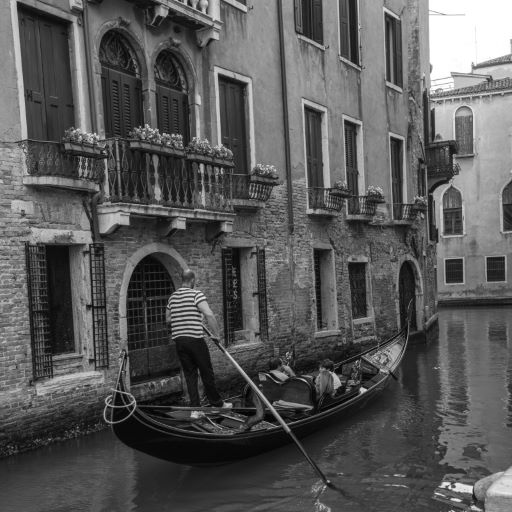
%> input picture proj2/ref/matlab/image_in_1.tif, 512 x 512 px; its folder holds only this picture in this run
$ octave JPEG_CODEC_OVERFLOW.m   (GNU Octave 9; MATLAB toolbox functions it lacks are replaced by stand-ins)
%> lines starting %> are read from the running program, lines starting %| are printed output that depends on the picture
### proj2/ref/matlab/func_DCT_Coefficient_quant.m
%%%%%%%%%%%%%%%%%%%%%%%%%%%%%%%%%%%%%%%%%%%%%%%%%%%%%%%%%%%%%%%%%%%
%%%%%%%%%%%%   DCT Coefficient Quantization Function  %%%%%%%%%%%%%
%%%%%%%%%%%%%%%%%%%%%%%%%%%%%%%%%%%%%%%%%%%%%%%%%%%%%%%%%%%%%%%%%%%
function  T_quant = func_DCT_Coefficient_quant(num_bin)
%% num_bin : The DCT Quantization bit allocation
%% Each DCT coefficients
a = 1/sqrt(8)*cos( 1*pi/32);
b = 1/sqrt(8)*cos( 2*pi/32);
c = 1/sqrt(8)*cos( 3*pi/32);
d = 1/sqrt(8)*cos( 4*pi/32);
e = 1/sqrt(8)*cos( 5*pi/32);
f = 1/sqrt(8)*cos( 6*pi/32);
g = 1/sqrt(8)*cos( 7*pi/32);
h = 1/sqrt(8)*cos( 8*pi/32);
i = 1/sqrt(8)*cos( 9*pi/32);
j = 1/sqrt(8)*cos(10*pi/32);
k = 1/sqrt(8)*cos(11*pi/32);
l = 1/sqrt(8)*cos(12*pi/32);
m = 1/sqrt(8)*cos(13*pi/32);
n = 1/sqrt(8)*cos(14*pi/32);
o = 1/sqrt(8)*cos(15*pi/32);
%coefficient matrix
  T=[   h	h	h	h	h	h	h	h	h	h	h	h	h	h	h	h
        a	c	e	g	i	k	m	o	-o	-m	-k	-i	-g	-e	-c	-a
        b	f	j	n	-n	-j	-f	-b	-b	-f	-j	-n	n	j	f	b
        c	i	o	-k	-e	-a	-g	-m	m	g	a	e	k	-o	-i	-c
        d	l	-l	-d	-d	-l	l	d	d	l	-l	-d	-d	-l	l	d
        e	o	-g	-c	-m	i	a	k	-k	-a	-i	m	c	g	-o	-e
        f	-n	-b	-j	j	b	n	-f	-f	n	b	j	-j	-b	-n	f
        g	-k	-c	o	a	m	-e	-i	i	e	-m	-a	-o	c	k	-g
        h	-h	-h	h	h	-h	-h	h	h	-h	-h	h	h	-h	-h	h
        i	-e	-m	a	-o	-c	k	g	-g	-k	c	o	-a	m	e	-i
        j	-b	n	f	-f	-n	b	-j	-j	b	-n	-f	f	n	-b	j
        k	-a	i	m	-c	g	o	-e	e	-o	-g	c	-m	-i	a	-k
        l	-d	d	-l	-l	d	-d	l	l	-d	d	-l	-l	d	-d	l
        m	-g	a	-e	k	o	-i	c	-c	i	-o	-k	e	-a	g	-m
        n	-j	f	-b	b	-f	j	-n	-n	j	-f	b	-b	f	-j	n
        o	-m	k	-i	g	-e	c	-a	a	-c	e	-g	i	-k	m	-o
];
%%%%%%%%%%%%%%%%%%%%%%%%%%%%%%%%%%%%%%%%%%
%% Change from Decimal to Binary number %%
%%%%%%%%%%%%%%%%%%%%%%%%%%%%%%%%%%%%%%%%%%
for i = 1:16
   for j = 1:16
       T_bi(i,j,:) = func_Dec2Bin_mag(T(i,j), num_bin);
   end
end
%%%%%%%%%%%%%%%%%%%%%%%%%%%%%%%%%%%%%%%%%%%%%%%%
%% Again Change from Binary to Decimal number %%
%%%%%%%%%%%%%%%%%%%%%%%%%%%%%%%%%%%%%%%%%%%%%%%%
for i = 1:16
   for j = 1:16
       num_int = 0;
       T_quant(i,j) = func_Bin2Dec_mag(T_bi(i,j,:), num_int, num_bin);
   end
end

### proj2/ref/matlab/JPEG_CODEC_OVERFLOW.m
clear all
close all
clc

for image_number = 1:8 %-------------"Change this number" to test many different images------
    %---------------------------- Get the Image data Input ----------------------------------
    input_image_512x512 = double( imread( sprintf( 'image_in_%d.tif',image_number ),'tiff' ) );
%> input_image_512x512: size 512x512 double; min 0, max 255, mean 88.7; mean of the top-left, top-right, bottom-left and bottom-right quarters 86, 128.1, 64.9, 75.8
    [m,n] = size(input_image_512x512);
%> m = 512; n = 512
    m = floor(m/8)*8;
    n = floor(n/8)*8;

     %------------------------------------ show input image -----------------------------------
     subplot(4,4,image_number*2-1);
     imshow(input_image_512x512./255);
     title ( sprintf('Original image #%d \n size : %dx%d', image_number, m, n) );
     % [35 lines of commented-out code are left out]
     C_quantization_bit =  10;
     T = func_DCT_Coefficient_quant(C_quantization_bit);

     % If you want to check the coefficient value in hex format, please use this and open the txt file.
%      filter_coef = fopen('./filt_coeff_T.txt','w');
%      for k = 1:16
%          fprintf(filter_coef,'%x \n',T(k,1)*2^(C_quantization_bit-1));
%      end


     %--------------------------- DCT OPERATION ---------------------------

     %---------------------Quatization bit setup-----------------------------
     % The number of bits for Result of 1D-DCT Quantization
     % You can "adjust this number" to improve the qualities of images.
     Result_1D_DCT_quantization_bit = 12;

     % The number of integer bits for Result of 1D-DCT
     num_int = 12;

     %--------------------------- DCT OPERATION -----------------------------
     Image_tran = zeros(m,n);

     for i=1:m/16
         for j=1:n/16
             Block_temp = input_image_512x512((16*i-15):16*i,(16*j-15):16*j);
             Block_DCT_1D_temp = T*Block_temp';
             Block_DCT_1D_quant((16*i-15):16*i,(16*j-15):16*j) = func_DCTquant(Block_DCT_1D_temp, Result_1D_DCT_quantization_bit, num_int);   % result of 1D DCT for debugging
             Block_DCT_2D_temp = T*Block_DCT_1D_quant((16*i-15):16*i,(16*j-15):16*j)';
             Block_DCT_2D_quant((16*i-15):16*i,(16*j-15):16*j) = (Block_DCT_2D_temp); % result of 2D DCT for debugging
             Block_DCT_final((16*i-15):16*i,(16*j-15):16*j) = func_DCTquant_trunc(Block_DCT_2D_quant((16*i-15):16*i,(16*j-15):16*j));
         end
     end
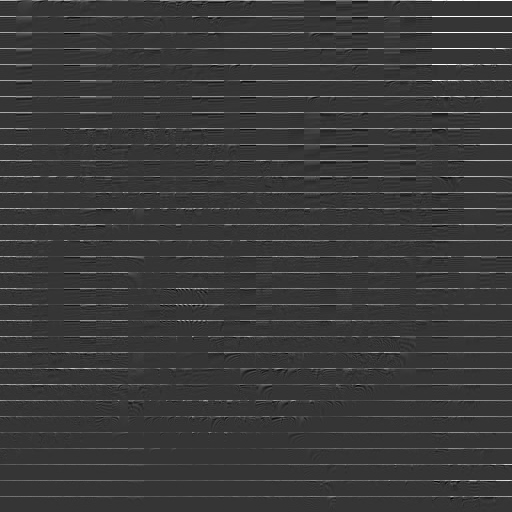
%> Block_DCT_1D_quant: size 512x512 double; min -271, max 1020, mean 21.5; drawn with min black and max white
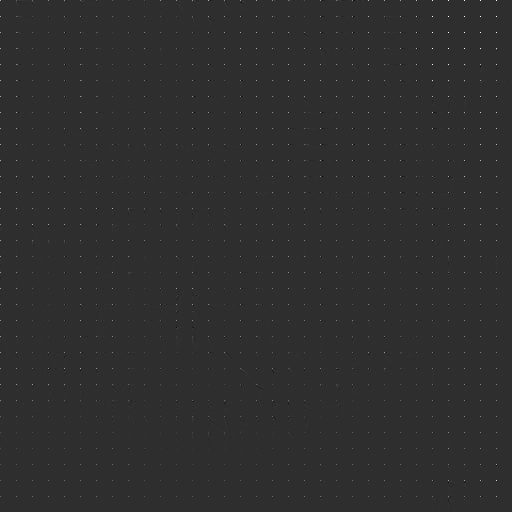
%> Block_DCT_2D_quant: size 512x512 double; min -919.5, max 4080, mean 5.4; drawn with min black and max white


     %--------------------------- 12BIT QUANTIZATION -----------------------------
     M = char(zeros(1,16));
%> (the run ends here)
